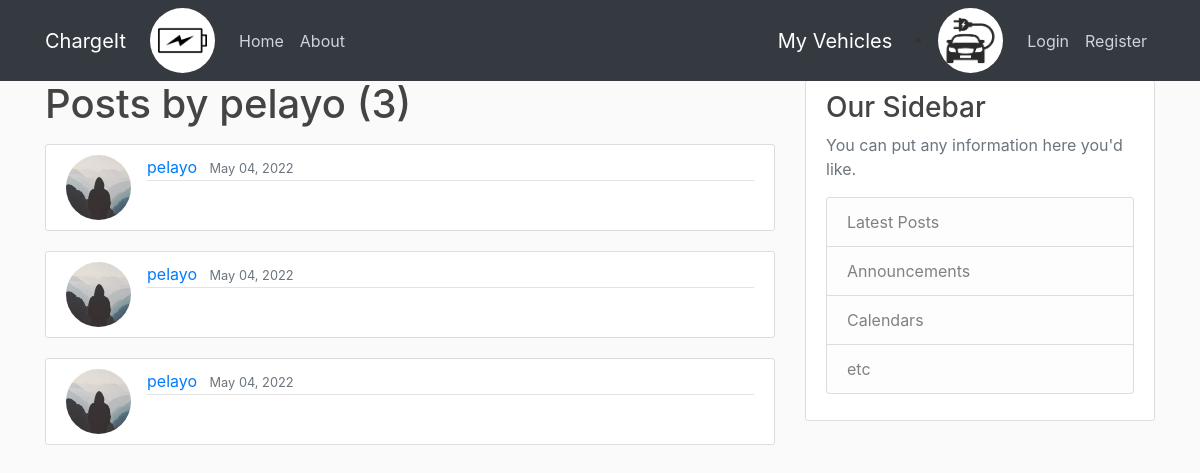
The app's page /user/pelayo with its own data.
### blog/models.py (models this page shows, shortened)
class Post(models.Model):
    date_posted = models.DateTimeField(default=timezone.now)
    author = models.ForeignKey(User, on_delete=models.CASCADE)
    vehicle =  models.ForeignKey(Vehicle, on_delete=models.CASCADE, default=None )

### users/models.py (models this page shows, shortened)
class Profile(models.Model):
    user = models.OneToOneField(User, on_delete=models.CASCADE)
    image = models.ImageField(default='default.jpg', upload_to='profile_pics')

### blog/views.py (the view)
# urls.py: path('user/<str:username>', UserPostListView.as_view(), name='user-posts'),
class UserPostListView(ListView):
    model = Post
    template_name = 'blog/user_posts.html'  # <app>/<model>_<viewtype>.html
    context_object_name = 'posts'
    paginate_by =5
    def get_queryset(self):
        user = get_object_or_404(User, username =self.kwargs.get('username'))
        print(Post.objects.filter(author= user).order_by('-date_posted'))
        return Post.objects.filter(author= user).order_by('-date_posted')

### blog/templates/blog/user_posts.html (shortened to what this page needs)
{% extends "blog/base.html" %}
{% block content %}
    <h1 class="mb-3">Posts by {{ view.kwargs.username }} ({{ page_obj.paginator.count }})</h1>
    {% for post in posts %}
        <article class="media content-section">
          <img class="rounded-circle article-img" src="{{ post.author.profile.image.url }}">
          <div class="media-body">
            <div class="article-metadata">
              <a class="mr-2" href="{% url 'user-posts' post.author.username %}">{{ post.author }}</a>
              <small class="text-muted">{{ post.date_posted|date:"F d, Y" }}</small>
            </div>
          </div>
        </article>
    {% endfor %}
{% endblock content %}

### blog/static/blog/main.css (style rules this page uses)
body { background: #fafafa; color: #333333; margin-top: 5rem; }
h1, h2, h3, h4, h5, h6 { color: #444444; }
.content-section { background: #ffffff; padding: 10px 20px; border: 1px solid #dddddd; border-radius: 3px; margin-bottom: 20px; }
.article-img { height: 65px; width: 65px; margin-right: 16px; }
.article-metadata { padding-bottom: 1px; margin-bottom: 4px; border-bottom: 1px solid #e3e3e3 }

### records on screen
Post: author.profile.image (placeholder picture), author "pelayo", date_posted "May 04, 2022"
Post: author.profile.image (placeholder picture), author "pelayo", date_posted "May 04, 2022"
Post: author.profile.image (placeholder picture), author "pelayo", date_posted "May 04, 2022"

### other values on screen
{{ view.kwargs.username }} "pelayo"
{{ page_obj.paginator.count }} "3"
